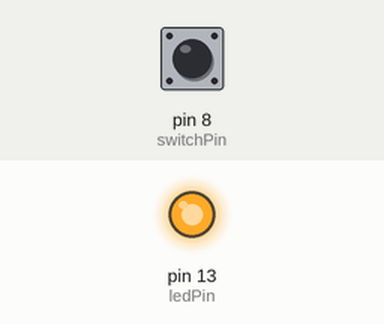
Recording of a sketch running on a simulated Arduino Uno, built with avr-gcc and run on an emulated ATmega328P. Shown: output pins drawn as LEDs (lit = HIGH). The test bench sets the inputs (shaded band); at power-on: pin 8 (switchPin) HIGH.

Above: at 1.2 s.
1.3 s: pin 8 (switchPin) pulled LOW for 0.15 s
At 2.6 s:
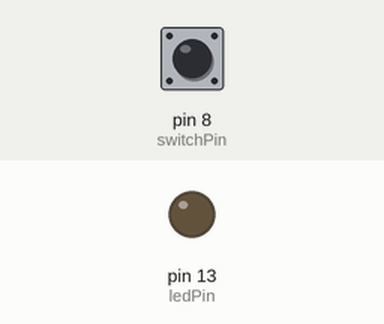
2.9 s: pin 8 (switchPin) pulled LOW for 1 s
At 5.1 s:
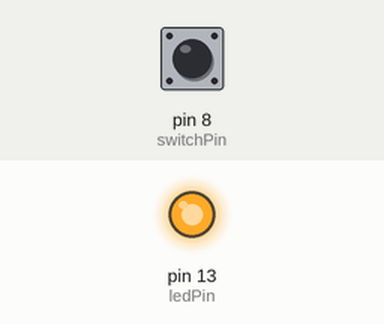
5.4 s: pin 8 (switchPin) pulled LOW for 3.2 s
At 9.9 s:
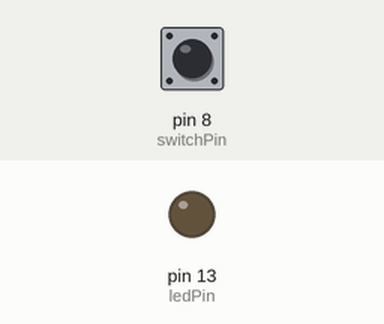
Timing chart, 0 to 11.4 s (numbered marks = the images above; inputs shaded):
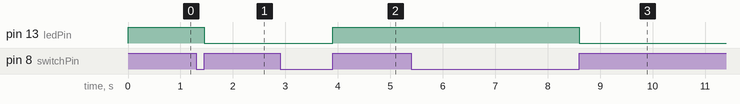

The sketch:

switch_the_light_debounce.ino
```cpp
//Switch the light version 1.3
// debounce: removing unwanted input noise from buttons
int switchPin=8;
int ledPin=13;
boolean lastButton= LOW;
boolean currentButton = LOW;
boolean ledOn= false;

void setup() {

pinMode(switchPin,INPUT);
pinMode(ledPin,OUTPUT);
}
boolean debounce (boolean last) //last data of switch
{
  boolean current= digitalRead(switchPin);
  if (last !=current)
  {
    delay(5); //it gives the switch enough time (5ms) to finish the rebouncing
    current = digitalRead(switchPin);
  }
  return current;
}
void loop() {
  currentButton = debounce(lastButton);

  if (lastButton == LOW && currentButton == HIGH) //if last button is low and the current is high it means that sb just pressed the button
  {
   ledOn= !ledOn;

  }
  lastButton = currentButton;

  digitalWrite(ledPin, ledOn); //digitalWrite -> writes a value HIGH/LOW
  //ledPin-> configured as an output, its voltage will be set to ledOn value(either 5 or 0)
}
 
```

Measured:
- after the input at 1.3 s, pin 13 (ledPin): HIGH → LOW after 0.16 s
- after the input at 2.9 s, pin 13 (ledPin): LOW → HIGH after 1.0 s
- after the input at 5.4 s, pin 13 (ledPin): HIGH → LOW after 3.2 s
